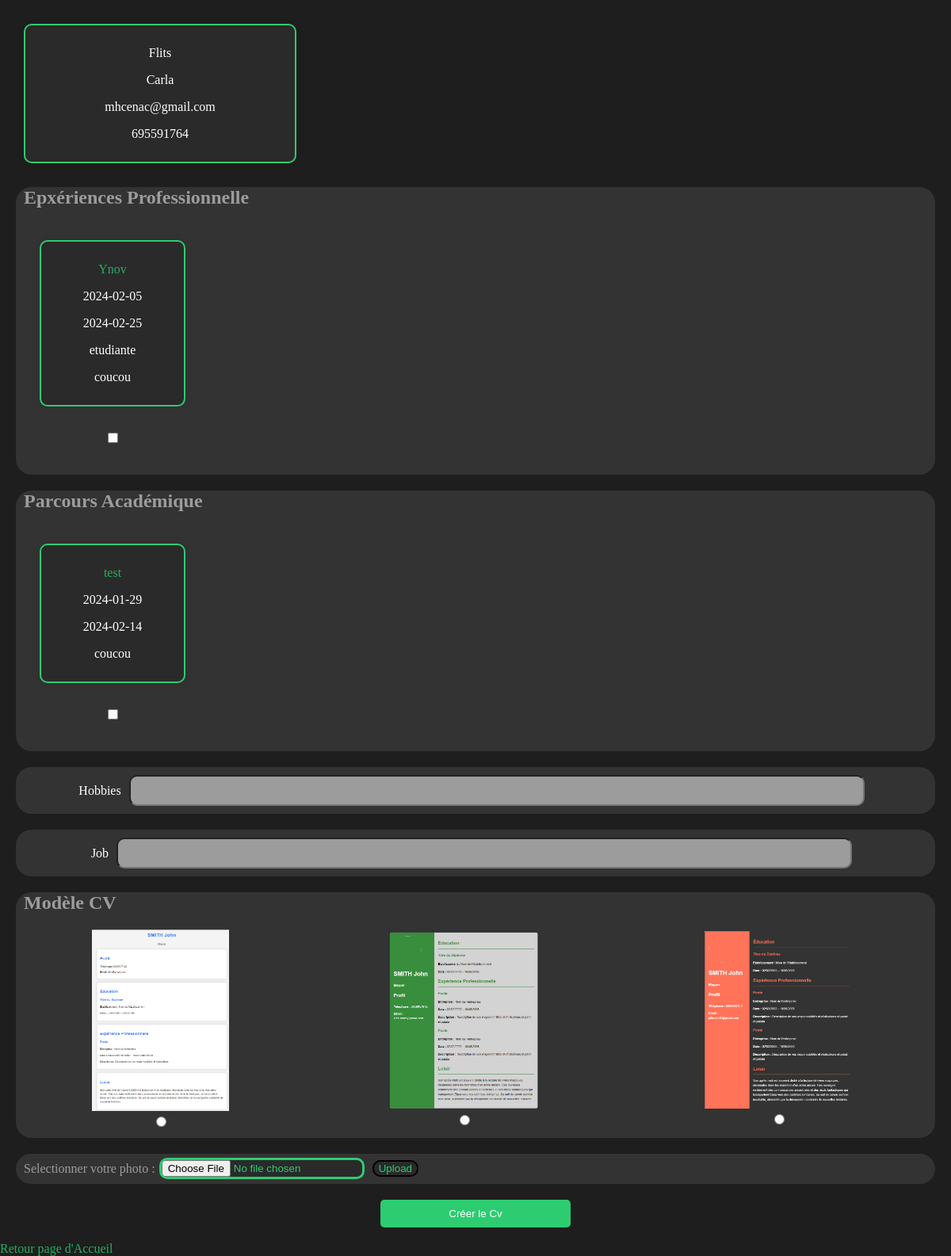
The app's page /Front/Templates/cv.php (signed in) with its own data.
### tables this page shows
CREATE TABLE `users` (
  `User_id` int(255) NOT NULL,
  `Last_name` varchar(255) NOT NULL,
  `First_name` varchar(255) NOT NULL,
  `Email` varchar(100) NOT NULL,
  `Phone_tel` int(30) NOT NULL,
  `Username` varchar(50) NOT NULL,
  `Password` varchar(50) NOT NULL
);

CREATE TABLE `experiences` (
  `Experience_id` int(255) NOT NULL,
  `Company` varchar(200) NOT NULL,
  `Date_start` date NOT NULL,
  `Date_end` date NOT NULL,
  `Job` varchar(100) NOT NULL,
  `Descriptions` text NOT NULL,
  `User_id` int(255) NOT NULL
);

CREATE TABLE `academics` (
  `Academic_id` int(255) NOT NULL,
  `Diploma` varchar(200) NOT NULL,
  `Date_start` date NOT NULL,
  `Date_end` date NOT NULL,
  `School` varchar(100) NOT NULL,
  `User_id` int(255) NOT NULL
);

### Front/Templates/cv.php (the view, shortened to what this page needs)
<!DOCTYPE html>
<html lang="en">
<head>
    <link rel="stylesheet" href="../Css/cv.css">
</head>
<body>
    <div class="div">
        <?php
        $bdd = new PDO('mysql:host=localhost;dbname=database', 'root', '');
        $user = $bdd->prepare('SELECT * FROM users WHERE Username=?');
        $user->execute([$_SESSION['username']]);
        while ($row = $user->fetch(PDO::FETCH_ASSOC)) {
            echo "<p>" . $row['Last_name']. "</p>";
            echo "<p>" . $row['First_name']. "</p>";
            echo "<p>" . $row['Email']. "</p>";
            echo "<p>" . $row['Phone_tel']. "</p></div>";
        }
        ?>
    <form action="" method="post" enctype="multipart/form-data">
    <section>
        <div>
        <h1>Epxériences Professionnelle</h1>
        </div>
        <div class="info">
        <?php
        $experiences = $bdd->prepare('SELECT * FROM experiences WHERE User_id=?');
        $experiences->execute([getUserID()]);
        while ($row = $experiences->fetch(PDO::FETCH_ASSOC)) {
            echo "<div><div style='color: white; width: 20vh; margin: 30px; background-color: #2a2a2a; padding: 10px; border-radius: 10px; border: 2px solid #2ecc71; box-shadow: 0 0 10px rgba(0, 0, 0, 0.1); text-align: center;'><p style='color: #27ae60'>" . $row['Company']. "</p>";
            echo "<p>" . $row['Date_start']. "</p>";
            echo "<p>" . $row['Date_end']. "</p>";
            echo "<p>" . $row['Job']. "</p>";
            echo "<p>" . $row['Descriptions']. "</p></div>";
            $id = $row['Experience_id'];
            echo "<input type='checkbox' name='experience$id'></div>";
        }
        ?>
        </div>
    </section>
    <section>
        <div>
        <h1>Parcours Académique</h1>
        </div>
        <div class="info">
        <?php
        $academics = $bdd->prepare('SELECT * FROM academics WHERE User_id=?');
        $academics->execute([getUserID()]);
        while ($row = $academics->fetch(PDO::FETCH_ASSOC)) {
            echo "<div><div style='color: white; width: 20vh; margin: 30px; background-color: #2a2a2a; padding: 10px; border-radius: 10px; border: 2px solid #2ecc71; box-shadow: 0 0 10px rgba(0, 0, 0, 0.1); text-align: center;'><p style='color: #27ae60'>" . $row['Diploma']. "</p>";
            echo "<p>" . $row['Date_start']. "</p>";
            echo "<p>" . $row['Date_end']. "</p>";
            echo "<p>" . $row['School']. "</p></div>";
            $id = $row['Academic_id'];
            echo "<input type='checkbox' name='academic$id'></div>";
        }
        ?>
        </div>
    </section>
    <section class="hobbies info">
        <label>Hobbies</label>
        <input name="hobbies" type="text" value="<?php echo isset($_POST['hobbies']) ? $_POST['hobbies'] : ''; ?>"/>
    </section>
    <section class="hobbies info">
        <label>Job</label>
        <input name="job" type="text" value="<?php echo isset($_POST['job']) ? $_POST['job'] : ''; ?>"/>
    </section>
        <section>
            <div>
                <h1>Modèle CV</h1>
            </div>
            <div class="info">
            <div class="divImage">
                <div>
                    <img src="../image/model1.png">
                </div>
                <input type="radio" value="1" name="model">
            </div>
            <div class="divImage">
                <div>
                    <img src="../image/model2.png">
                </div>
                <input type="radio" value="2" name="model">
            </div>
            <div class="divImage">
                <div>
                    <img src="../image/model3.png">
                </div>
                <input type="radio" value="3" name="model">
            </div>
            </div>
        </section>
        <section class="info">
            <label for="img" class="photo">Selectionner votre photo :  </label>
            <input type="file" id="img" name="img" accept="image/*">
            <input type="submit" name="upload" value="Upload">
        </section>
        <button type="submit" name="submit">Créer le Cv</button>
    </form></br>
    <a href="home1.php">Retour page d'Accueil</a>
</body>
</html>

### Front/Css/cv.css (style rules this page uses)
body { height: 100vh; margin: 0; background-color: #1e1e1e; }
.info { display: flex; justify-content: start; align-items: center; text-align: center; }
section { margin: 20px; background-color: #333333; border-radius: 20px; }
input[type=checkbox] { margin-bottom: 5vh; }
input[type='file'], input[type='submit'] { border-style: solid; background-color: #2a2a2a; color: #2ecc71; border-radius: 10px; margin: 5px; }
input[type='file'], input[type='submit']:hover { cursor: pointer; }
h1 { color: #9c9c9c; margin-left: 10px; margin-bottom: 10px; }
.photo { color: #9c9c9c; margin-left: 10px; margin-bottom: 10px; }
.div { width: 40vh; margin: 30px; background-color: #2a2a2a; padding: 10px; border-radius: 10px; border: 2px solid #2ecc71; box-shadow: 0 0 10px rgba(0, 0, 0, 0.1); text-align: center; color: white; }
input[type=text] { width: 80%; padding: 10px; margin: 10px; box-sizing: border-box; background-color: #9c9c9c; border-radius: 10px; }
label { display: block; margin: 10px 0; color: #ffffff; }
button { width: 20%; padding: 10px; margin-left: 40%; background-color: #2ecc71; color: #fff; border: none; border-radius: 5px; }
.hobbies { display: flex; justify-content: center; align-items: center; }
img { width: 50%; height: auto; }
.divImage { margin: 10px; }
a { color: #27ae60; text-decoration: none; }

### records on screen
users: Last_name "Flits", First_name "Carla", Email "mhcenac@gmail.com", Phone_tel "695591764"
experiences: Company "Ynov", Date_start "2024-02-05", Date_end "2024-02-25", Job "etudiante", Descriptions "coucou"
academics: Diploma "test", Date_start "2024-01-29", Date_end "2024-02-14", School "coucou"
